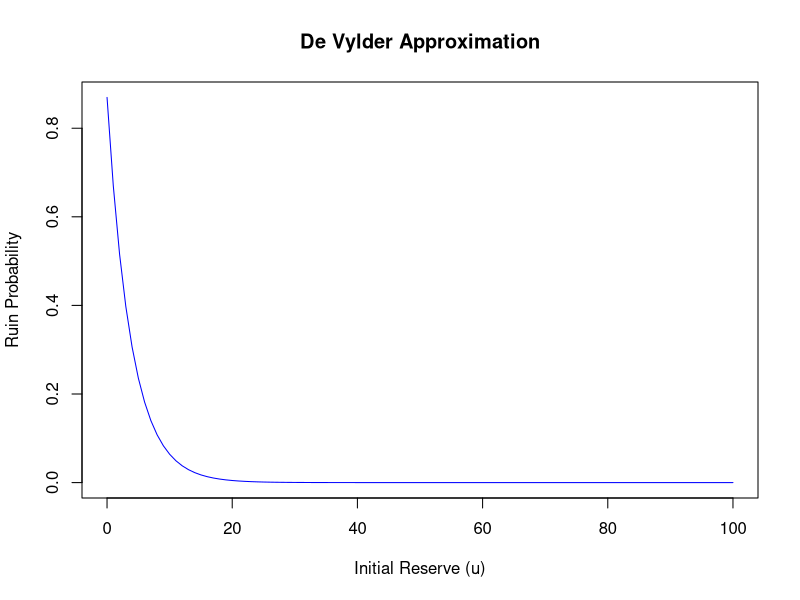

Write the R code that produced this figure.
####### 1 ######
# Cramér–Lundberg approximation function
cramer_lundberg <- function(u, theta, mu, M_prime_X_R, R) {
  # Calculate constant C
  C <- (theta * mu) / (M_prime_X_R - mu * (1 + theta))
  
  # Calculate the approximation of ruin probability
  psi_CL <- C * exp(-R * u)
  
  return(psi_CL)
}

# Example usage:
# Define parameters
u <- 100              # initial reserve
theta <- 0.3          # safety loading factor
mu <- 1               # mean claim amount
M_prime_X_R <- 1.5    # derivative of moment generating function at R
R <- 0.05             # adjustment coefficient

# Calculate ruin probability
psi_CL <- cramer_lundberg(u, theta, mu, M_prime_X_R, R)
print(psi_CL)


####### 2 ######
# Exponential approximation function
exponential_approx <- function(u, mu, theta, mu_2, mu_3) {
  # Calculate the exponent part
  exponent <- -1 - (2 * mu * theta * u - mu_2) / sqrt((mu_2)^2 + (4/3) * theta * mu * mu_3)
  
  # Calculate the ruin probability
  psi_E <- exp(exponent)
  
  return(psi_E)
}

# Example usage:
# Define parameters
u <- 100        # initial reserve
mu <- 1         # mean claim amount
theta <- 0.3    # safety loading factor
mu_2 <- 2       # second moment of the claim size
mu_3 <- 3       # third moment of the claim size

# Calculate ruin probability
psi_E <- exponential_approx(u, mu, theta, mu_2, mu_3)
print(psi_E)

####### 3 ######
# Lundberg approximation function
lundberg_approx <- function(u, mu, theta, mu_2, mu_3) {
  # Calculate the coefficient
  coefficient <- 1 + (theta * u - (mu_2) / (2 * mu)) * (4 * theta * mu^2 * mu_3) / (3 * (mu_2)^3)
  
  # Calculate the ruin probability
  psi_L <- coefficient * exp(-2 * mu * theta * u / mu_2)
  
  return(psi_L)
}

# Example usage:
# Define parameters
u <- 100        # initial reserve
mu <- 1         # mean claim amount
theta <- 0.3    # safety loading factor
mu_2 <- 2       # second moment of the claim size
mu_3 <- 3       # third moment of the claim size

# Calculate ruin probability
psi_L <- lundberg_approx(u, mu, theta, mu_2, mu_3)
print(psi_L)


####### 4 ######
# Beekman–Bowers approximation function
beekman_bowers_approx <- function(u, mu, theta, mu_2, mu_3) {
  # Calculate alpha and beta for the gamma distribution
  alpha <- 1 + ((4 * mu * mu_3 / (3 * (mu_2)^2) - 1) * theta) / (1 + theta)
  beta <- (2 * mu * theta) / (mu_2 + (4 * mu * mu_3 / (3 * mu_2 - mu_2)) * theta)
  
  # Calculate G(u) using the gamma cumulative distribution function
  G_u <- pgamma(u, shape = alpha, rate = 1 / beta)
  
  # Calculate the ruin probability
  psi_BB <- (1 / (1 + theta)) * (1 - G_u)
  
  return(psi_BB)
}

# Example usage:
# Define parameters
u <- 100        # initial reserve
mu <- 1         # mean claim amount
theta <- 0.3    # safety loading factor
mu_2 <- 2       # second moment of the claim size
mu_3 <- 3       # third moment of the claim size

# Calculate ruin probability
psi_BB <- beekman_bowers_approx(u, mu, theta, mu_2, mu_3)
print(psi_BB)


####### 5 ######
# Rényi approximation function
renyi_approx <- function(u, mu, theta, mu_2) {
  # Calculate the ruin probability
  psi_R <- (1 / (1 + theta)) * exp(-2 * mu * theta * u / (mu_2 * (1 + theta)))
  
  return(psi_R)
}

# Example usage:
# Define parameters
u <- 100        # initial reserve
mu <- 1         # mean claim amount
theta <- 0.3    # safety loading factor
mu_2 <- 2       # second moment of the claim size

# Calculate ruin probability
psi_R <- renyi_approx(u, mu, theta, mu_2)
print(psi_R)

####### 6 ######
# De Vylder approximation function
de_vylder_approx <- Vectorize(function(u, theta, mu, mu_2, mu_3) {
  # Calculate parameters for the De Vylder approximation
  beta_bar <- 3 * mu_2 / mu_3
  lambda_bar <- (9 * mu * (mu_2)^3) / (2 * (mu_3)^2)
  theta_bar <- (2 * mu * mu_3) / (3 * (mu_2)^2) * theta
  
  # Calculate the De Vylder approximation
  result <- (1 / (1 + theta_bar)) * exp(-theta_bar * beta_bar * u / (1 + theta_bar))
  
  return(result)
})

# Example usage and plotting
u_vals <- seq(0, 100, by = 1)
theta <- 0.3
mu <- 1
mu_2 <- 2
mu_3 <- 3

# Compute De Vylder approximation over the range of u values
de_vylder_values <- de_vylder_approx(u_vals, theta, mu, mu_2, mu_3)

# Plot
plot(u_vals, de_vylder_values, type = "l", col = "blue",
     main = "De Vylder Approximation",
     xlab = "Initial Reserve (u)", ylab = "Ruin Probability")

####### 7 ######
# library(pracma)
# # Define the 3-moment gamma De Vylder approximation function
# three_moment_gamma_de_vylder <- function(u, theta, mu, mu_2, mu_3) {
#   # Step 1: Compute parameters
#   lambda_bar <- (2 * mu * mu_2^2) / (mu*(mu_3 + mu * mu_2))
#   theta_bar <- theta * mu(mu_3 + (mu_2 * mu)) / 2 * (mu_2)^2
#   mu_bar <- mu
#   mu_bar_2 <- (mu * (mu_3 + mu_2*mu)) / (2 * mu_2)
#   
#   # Step 2: Additional derived constants
#   R <- theta / (1 + theta)
#   alpha_bar <- mu_bar_2 / (mu_bar_2 - mu_bar^2)
#   beta_bar <- mu_bar / (mu_bar_2 - mu_bar^2)
#   
#   # Step 3: Integral calculation for I term
#   I_integrand <- function(x) {
#     exp(-x * (1 + beta_bar) / alpha_bar) *
#       ((x + 1) * (cos(pi * x) - sin(pi * x) / (pi * (x^2))))
#   }
#   
#   # Use pracma::integral to evaluate the integral from 0 to Inf
#   I <- tryCatch({
#     integral(I_integrand, 0, Inf)
#   }, error = function(e) {
#     warning("Integral failed to converge.")
#     return(NA)
#   })
#   
#   # Step 4: Approximation formula calculation
#   psi_3MGDV <- function(u) {
#     term1 <- theta_bar * (1 - R / alpha_bar) * exp(-beta_bar * u / alpha_bar)
#     term2 <- (1 + (1 + theta_bar) * R - (1 + theta_bar) * (1 - R / alpha_bar))
#     term3 <- (alpha_bar * theta_bar * sin(pi * alpha_bar)) / pi
#     term1 / term2 + term3 * I
#   }
#   
#   # Return the approximation result for input u
#   psi_3MGDV(u)
# }
# 
# # Example usage:
# # Define parameters (theta, mu, mu_2, mu_3) - replace with actual values
# theta <- 0.3    # Safety loading
# mu <- 1         # First moment (mean of claims)
# mu_2 <- 2       # Second moment of claims
# mu_3 <- 3       # Third moment of claims
# 
# # Calculate approximation for a given u
# u <- 10         # Initial reserve level
# result <- three_moment_gamma_de_vylder(u, theta, mu, mu_2, mu_3)
# print(result)
####### 8 ######
# Heavy Traffic approximation function
heavy_traffic_approx <- function(u, theta, mu_2) {
  # Calculate the ruin probability using the Heavy Traffic approximation
  psi_HT <- exp(-2 * theta * u / mu_2)
  
  return(psi_HT)
}

# Example usage:
# Define parameters
u <- 100        # initial reserve
theta <- 0.3    # safety loading factor
mu_2 <- 2       # second moment of the claim size

# Calculate ruin probability
psi_HT <- heavy_traffic_approx(u, theta, mu_2)
print(psi_HT)

####### 9 ######
library(pracma)
# Define the Light Traffic Approximation function
light_traffic_approximation <- function(u, theta, mu, survival_function) {
  # Define the integrand for the survival function
  integrand <- function(x) {
    survival_function(x)
  }
  
  # Perform the integration from u to infinity
  integral_value <- tryCatch({
    integral(integrand, u, Inf)
  }, error = function(e) {
    warning("Integral failed to converge.")
    return(NA)
  })
  
  # Calculate the approximation
  psi_LT <- (1 / ((1 + theta) * mu)) * integral_value
  
  return(psi_LT)
}

# Example survival function (exponential distribution with mean mu)
# Adjust this survival function based on the actual claim size distribution
survival_function_example <- function(x) {
  exp(-x / mu)  # For exponential distribution with mean mu
}

# Define parameters
theta <- 0.3   # Safety loading
mu <- 1        # Mean claim size
u <- 10        # Initial reserve level

# Calculate Light Traffic Approximation
result <- light_traffic_approximation(u, theta, mu, survival_function_example)
print(result)
####### 10 ######
HLT_Function = function(u , theta , mu , survival_function_example , mu_2){
  result = theta / (1 + theta ) * (light_traffic_approximation(u, theta, mu, survival_function_example)) *
    (theta * mu / (1+theta) ) + (1/(1+theta)^2) *  heavy_traffic_approx(u, theta, mu_2)
return(result)
}
#example 
theta <- 0.3   # Safety loading
mu <- 1        # Mean claim size
u <- 10 
mu_2 <- 2       # second moment of the claim size
HLT_Function(u , theta , mu , survival_function_example , mu_2)
